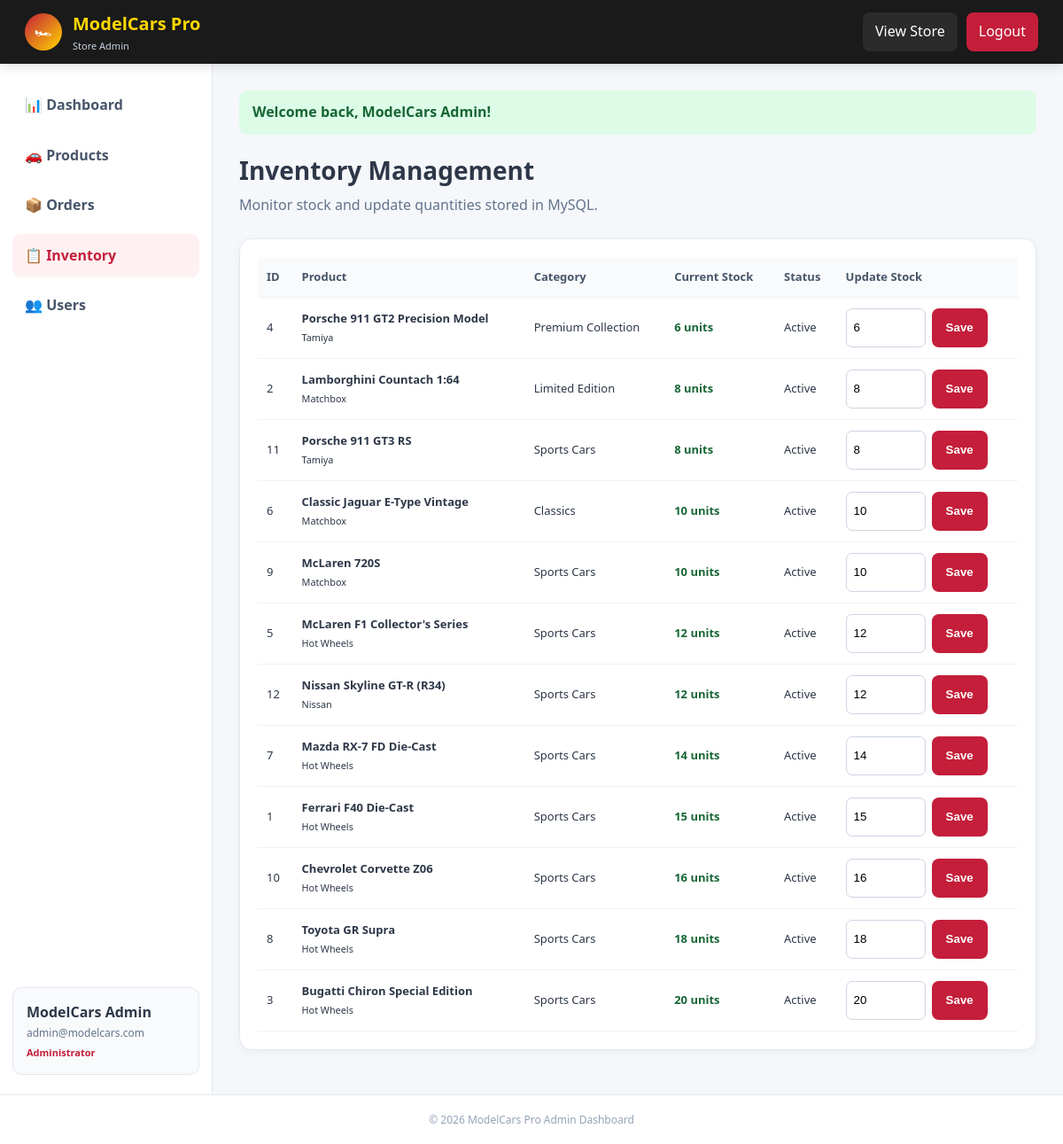
The page /admin/inventory.php (signed in) on the database its author committed.
### tables this page shows
CREATE TABLE `users` (
    `id` INT AUTO_INCREMENT PRIMARY KEY,
    `full_name` VARCHAR(100) NOT NULL,
    `email` VARCHAR(150) NOT NULL UNIQUE,
    `password` VARCHAR(255) NOT NULL,
    `phone` VARCHAR(30) NULL,
    `address` TEXT NULL,
    `city` VARCHAR(50) NULL,
    `postal_code` VARCHAR(20) NULL,
    `role` ENUM('customer', 'admin') DEFAULT 'customer',
    `created_at` TIMESTAMP DEFAULT CURRENT_TIMESTAMP,
    `updated_at` TIMESTAMP DEFAULT CURRENT_TIMESTAMP ON UPDATE CURRENT_TIMESTAMP
);

CREATE TABLE `products` (
    `id` INT AUTO_INCREMENT PRIMARY KEY,
    `category_id` INT NOT NULL,
    `brand` VARCHAR(80) NOT NULL,
    `name` VARCHAR(150) NOT NULL,
    `slug` VARCHAR(150) NOT NULL UNIQUE,
    `scale` VARCHAR(20) DEFAULT '1:64',
    `description` TEXT NOT NULL,
    `price` DECIMAL(10, 2) NOT NULL,
    `old_price` DECIMAL(10, 2) NULL,
    `stock_quantity` INT DEFAULT 10,
    `rating` DECIMAL(2, 1) DEFAULT 5.0,
    `reviews_count` INT DEFAULT 0,
    `badge` VARCHAR(50) NULL,
    `image` VARCHAR(255) NOT NULL,
    `is_featured` TINYINT(1) DEFAULT 1,
    `is_active` TINYINT(1) NOT NULL DEFAULT 1,
    `created_at` TIMESTAMP DEFAULT CURRENT_TIMESTAMP,
    `updated_at` TIMESTAMP DEFAULT CURRENT_TIMESTAMP ON UPDATE CURRENT_TIMESTAMP,
    CONSTRAINT `fk_products_category` FOREIGN KEY (`category_id`) REFERENCES `categories` (`id`) ON DELETE CASCADE
);

CREATE TABLE `categories` (
    `id` INT AUTO_INCREMENT PRIMARY KEY,
    `name` VARCHAR(100) NOT NULL,
    `slug` VARCHAR(100) NOT NULL UNIQUE,
    `description` TEXT NULL,
    `icon` VARCHAR(50) DEFAULT '🏎',
    `created_at` TIMESTAMP DEFAULT CURRENT_TIMESTAMP
);

### php/config.php (called while the page is built, shortened)
<?php
function sanitize($data) {
    return htmlspecialchars(trim((string)$data), ENT_QUOTES, 'UTF-8');
}
function getFlashMessage() {
    if (isset($_SESSION['flash_message'])) {
        $flash = $_SESSION['flash_message'];
        return $flash;
    }
    return null;
}

### php/auth.php (called while the page is built, shortened)
<?php
require_once __DIR__ . '/config.php';
function getCurrentUser() {
    $pdo = getDbConnection();
    if ($pdo) {
        try {
            $stmt = $pdo->prepare("SELECT id, full_name, email, phone, address, city, postal_code, role, created_at FROM `users` WHERE id = ? LIMIT 1");
            $stmt->execute([$_SESSION['user_id']]);
            $user = $stmt->fetch();
            if ($user) return $user;
        } catch (Exception $e) {}
    }
    return null;
}

### admin/bootstrap.php (called while the page is built, shortened)
<?php
require_once __DIR__ . '/../php/config.php';
require_once __DIR__ . '/../php/auth.php';
$user = getCurrentUser();
function adminFlash() {
    return getFlashMessage();
}

### admin/inventory.php (the view, shortened to what this page needs)
<?php
$pageTitle='Inventory Management';$activePage='inventory';require_once __DIR__.'/_header.php';
$products=$pdo->query("SELECT p.id,p.name,p.brand,p.stock_quantity,p.is_active,c.name category_name FROM products p JOIN categories c ON c.id=p.category_id ORDER BY p.stock_quantity ASC,p.name ASC")->fetchAll();
?>
<div class="admin-title-row"><div><h1>Inventory Management</h1><p>Monitor stock and update quantities stored in MySQL.</p></div></div>
<div class="admin-card"><div class="admin-table-wrap"><table class="admin-table"><thead><tr><th>ID</th><th>Product</th><th>Category</th><th>Current Stock</th><th>Status</th><th>Update Stock</th></tr></thead><tbody>
<?php foreach($products as $p): ?><tr><td><?php echo $p['id']; ?></td><td><strong><?php echo sanitize($p['name']); ?></strong><br><small><?php echo sanitize($p['brand']); ?></small></td><td><?php echo sanitize($p['category_name']); ?></td><td class="<?php echo $p['stock_quantity']<=5?'stock-low':'stock-ok'; ?>"><?php echo (int)$p['stock_quantity']; ?> units</td><td><?php echo $p['is_active']?'Active':'Inactive'; ?></td><td><form method="post" class="admin-actions"><input type="hidden" name="csrf_token" value="<?php echo adminCsrfToken(); ?>"><input type="hidden" name="id" value="<?php echo $p['id']; ?>"><input type="number" min="0" name="stock_quantity" value="<?php echo (int)$p['stock_quantity']; ?>" style="width:90px;padding:8px;border:1px solid #cbd5e1;border-radius:7px"><button class="admin-btn" type="submit">Save</button></form></td></tr><?php endforeach; ?>
</tbody></table></div></div>
<?php require_once __DIR__.'/_footer.php'; ?>

### admin/_header.php (shortened to what this page needs)
<?php
require_once __DIR__ . '/bootstrap.php';
$flash = adminFlash();
?>
<!DOCTYPE html>
<html lang="en">
<head>
<link rel="stylesheet" href="../css/style.css">
<link rel="stylesheet" href="admin.css">
</head>
<body class="admin-body">
<header class="admin-header">
    <div class="admin-brand"><span class="admin-logo">🏎</span><div><strong><?php echo sanitize(APP_NAME); ?></strong><small>Store Admin</small></div></div>
    <div class="admin-top-actions">
        <a href="../index.php">View Store</a>
        <a href="../logout.php" class="admin-logout">Logout</a>
    </div>
</header>
<div class="admin-shell">
    <aside class="admin-sidebar">
        <a class="admin-nav-link <?php echo ($activePage ?? '') === 'dashboard' ? 'active' : ''; ?>" href="index.php">📊 Dashboard</a>
        <a class="admin-nav-link <?php echo ($activePage ?? '') === 'products' ? 'active' : ''; ?>" href="products.php">🚗 Products</a>
        <a class="admin-nav-link <?php echo ($activePage ?? '') === 'orders' ? 'active' : ''; ?>" href="orders.php">📦 Orders</a>
        <a class="admin-nav-link <?php echo ($activePage ?? '') === 'inventory' ? 'active' : ''; ?>" href="inventory.php">📋 Inventory</a>
        <a class="admin-nav-link <?php echo ($activePage ?? '') === 'users' ? 'active' : ''; ?>" href="users.php">👥 Users</a>
        <div class="admin-user-box"><strong><?php echo sanitize($user['full_name'] ?? 'Admin'); ?></strong><span><?php echo sanitize($user['email'] ?? ''); ?></span><em>Administrator</em></div>
    </aside>
    <main class="admin-main">
        <?php if ($flash): ?>
            <div class="admin-alert <?php echo sanitize($flash['type']); ?>"><?php echo sanitize($flash['message']); ?></div>
        <?php endif; ?>

### css/style.css (style rules this page uses)
* { margin: 0; padding: 0; box-sizing: border-box; }
:root { --primary-color: #C41E3A; --primary-hover: #a3162e; --secondary-color: #FFD700; --secondary-hover: #e6c200; --dark-color: #1a1a1a; --dark-surface: #242424; --light-gray: #f8f9fa; --border-color: #e2e8f0; --text-color: #2d3748; --text-muted: #718096; --success-color: #38a169; --danger-color: #e53e3e; --shadow-sm: 0 2px 6px rgba(0,0,0,0.05); --shadow-md: 0 6px 18px rgba(0,0,0,0.08); --shadow-lg: 0 15px 30px rgba(0,0,0,0.12); --radius-sm: 6px; --radius-md: 12px; --radius-lg: 20px; --radius-full: 9999px; }
body { font-family: 'Segoe UI', -apple-system, BlinkMacSystemFont, Roboto, Oxygen, Ubuntu, Cantarell, sans-serif; color: var(--text-color); line-height: 1.6; background-color: #ffffff; display: flex; flex-direction: column; min-height: 100vh; }
a { color: inherit; text-decoration: none; }
header { background-color: var(--dark-color); color: white; position: sticky; top: 0; z-index: 1000; box-shadow: 0 2px 12px rgba(0,0,0,0.2); }
html { max-width: 100%; overflow-x: clip; }
body { max-width: 100%; overflow-x: clip; }
button, .btn, .add-to-cart-btn, input[type="submit"], select { min-height: 44px; }

### admin/admin.css (style rules this page uses)
.admin-body { background:#f5f7fa;display:block }
.admin-header { height:72px;background:#1a1a1a;color:#fff;display:flex;align-items:center;justify-content:space-between;padding:0 28px;box-shadow:0 2px 12px rgba(0,0,0,.15) }
.admin-brand { display:flex;align-items:center;gap:12px }
.admin-brand strong { display:block;color:#ffd700;font-size:20px }
.admin-brand small { display:block;color:#cbd5e1;font-size:11px }
.admin-logo { width:42px;height:42px;border-radius:50%;display:grid;place-items:center;background:linear-gradient(135deg,#c41e3a,#ffd700) }
.admin-top-actions { display:flex;gap:10px }
.admin-top-actions a { padding:9px 14px;border-radius:8px;color:#fff;background:#2b2b2b }
.admin-top-actions .admin-logout { background:#c41e3a }
.admin-shell { display:flex;min-height:calc(100vh - 120px) }
.admin-sidebar { width:240px;background:#fff;border-right:1px solid #e2e8f0;padding:22px 14px;display:flex;flex-direction:column;gap:7px }
.admin-nav-link { padding:12px 14px;border-radius:9px;font-weight:700;color:#475569 }
.admin-nav-link:hover,.admin-nav-link.active { background:#fff1f2;color:#c41e3a }
.admin-user-box { margin-top:auto;padding:15px;background:#f8fafc;border:1px solid #e2e8f0;border-radius:10px }
.admin-user-box strong,.admin-user-box span,.admin-user-box em { display:block }
.admin-user-box span { font-size:12px;color:#64748b;overflow-wrap:anywhere }
.admin-user-box em { font-size:11px;color:#c41e3a;font-style:normal;font-weight:700;margin-top:4px }
.admin-main { flex:1;padding:30px;min-width:0 }
.admin-title-row { display:flex;justify-content:space-between;align-items:flex-start;gap:20px;margin-bottom:24px }
.admin-title-row h1 { font-size:28px;margin:0 }
.admin-title-row p { color:#64748b;margin:5px 0 0 }
.admin-btn { display:inline-flex;align-items:center;justify-content:center;border:0;border-radius:8px;padding:10px 16px;font-weight:800;cursor:pointer;background:#c41e3a;color:#fff }
.admin-card { background:#fff;border:1px solid #e2e8f0;border-radius:14px;padding:20px;box-shadow:0 3px 12px rgba(0,0,0,.04);margin-bottom:20px }
.admin-table-wrap { overflow-x:auto }
.admin-table { width:100%;border-collapse:collapse }
.admin-table th,.admin-table td { padding:12px 10px;border-bottom:1px solid #edf2f7;text-align:left;font-size:13px;vertical-align:middle }
.admin-table th { background:#f8fafc;color:#475569 }
.stock-ok { color:#166534;font-weight:800 }
.admin-actions { display:flex;gap:7px;flex-wrap:wrap }
.admin-alert { padding:12px 15px;border-radius:9px;margin-bottom:18px;font-weight:700 }
.admin-alert.success { background:#dcfce7;color:#166534 }

### rows shown on the page
users: full_name "ModelCars Admin", email "admin@modelcars.com"
products: id "4", name "Porsche 911 GT2 Precision Model", brand "Tamiya", category.name "Premium Collection", stock_quantity "6", is_active "Active"
products: id "2", name "Lamborghini Countach 1:64", brand "Matchbox", category.name "Limited Edition", stock_quantity "8", is_active "Active"
products: id "11", name "Porsche 911 GT3 RS", brand "Tamiya", category.name "Sports Cars", stock_quantity "8", is_active "Active"
products: id "6", name "Classic Jaguar E-Type Vintage", brand "Matchbox", category.name "Classics", stock_quantity "10", is_active "Active"
products: id "9", name "McLaren 720S", brand "Matchbox", category.name "Sports Cars", stock_quantity "10", is_active "Active"
products: id "5", name "McLaren F1 Collector's Series", brand "Hot Wheels", category.name "Sports Cars", stock_quantity "12", is_active "Active"
products: id "12", name "Nissan Skyline GT-R (R34)", brand "Nissan", category.name "Sports Cars", stock_quantity "12", is_active "Active"
products: id "7", name "Mazda RX-7 FD Die-Cast", brand "Hot Wheels", category.name "Sports Cars", stock_quantity "14", is_active "Active"
products: id "1", name "Ferrari F40 Die-Cast", brand "Hot Wheels", category.name "Sports Cars", stock_quantity "15", is_active "Active"
products: id "10", name "Chevrolet Corvette Z06", brand "Hot Wheels", category.name "Sports Cars", stock_quantity "16", is_active "Active"
products: id "8", name "Toyota GR Supra", brand "Hot Wheels", category.name "Sports Cars", stock_quantity "18", is_active "Active"
products: id "3", name "Bugatti Chiron Special Edition", brand "Hot Wheels", category.name "Sports Cars", stock_quantity "20", is_active "Active"

### other values the page prints
APP_NAME "ModelCars Pro"
$flash['message'] "Welcome back, ModelCars Admin!"
